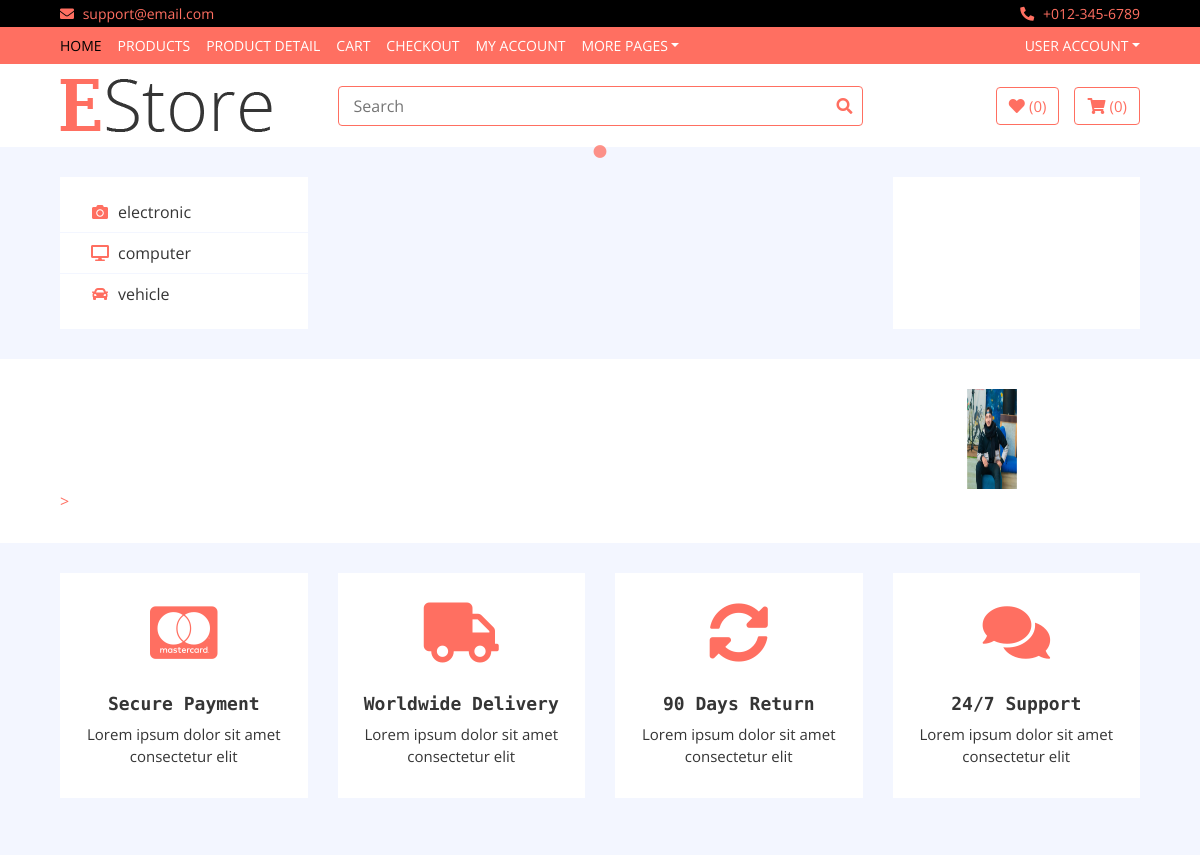
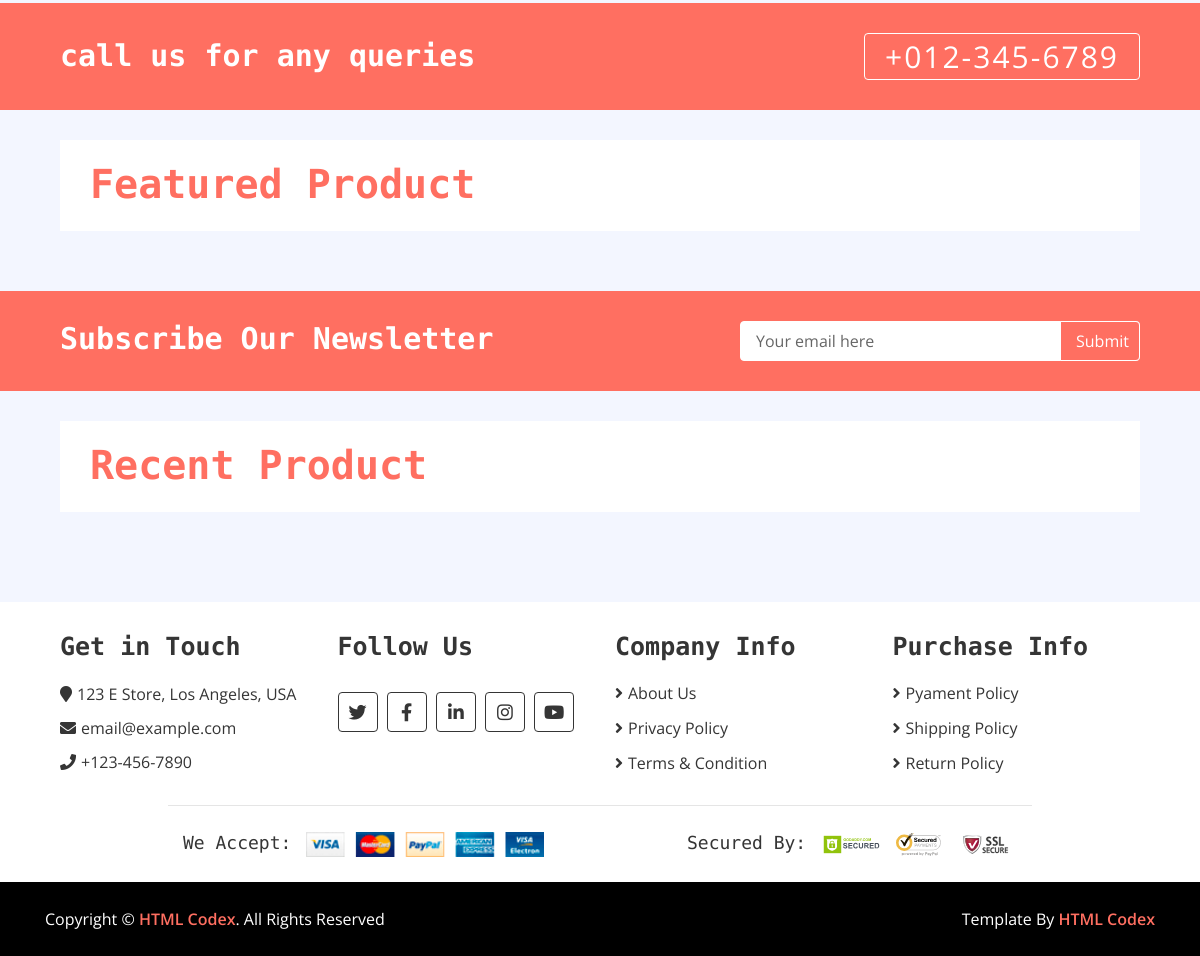
The app's page /, older data (2 pictures, top to bottom).
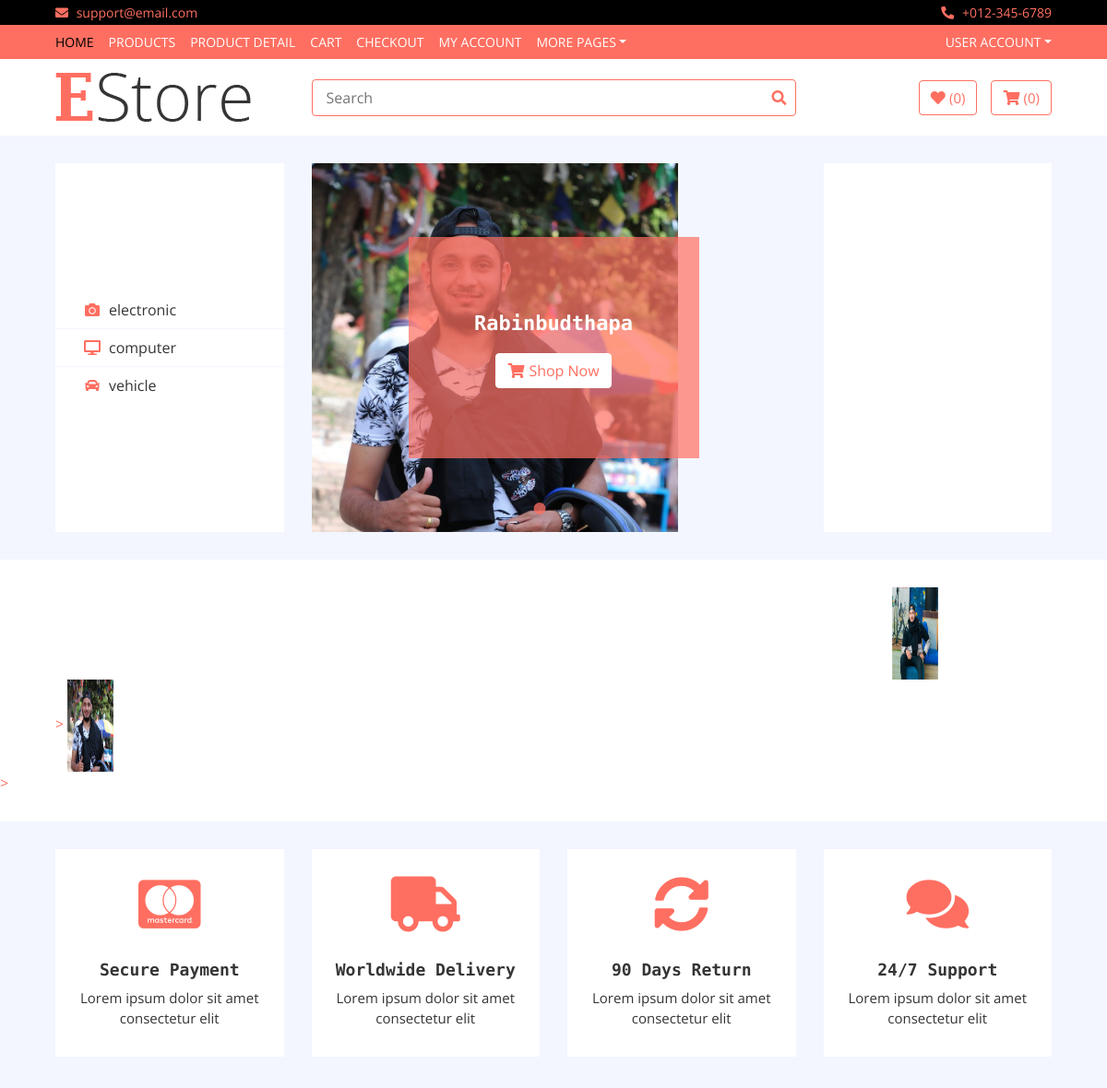
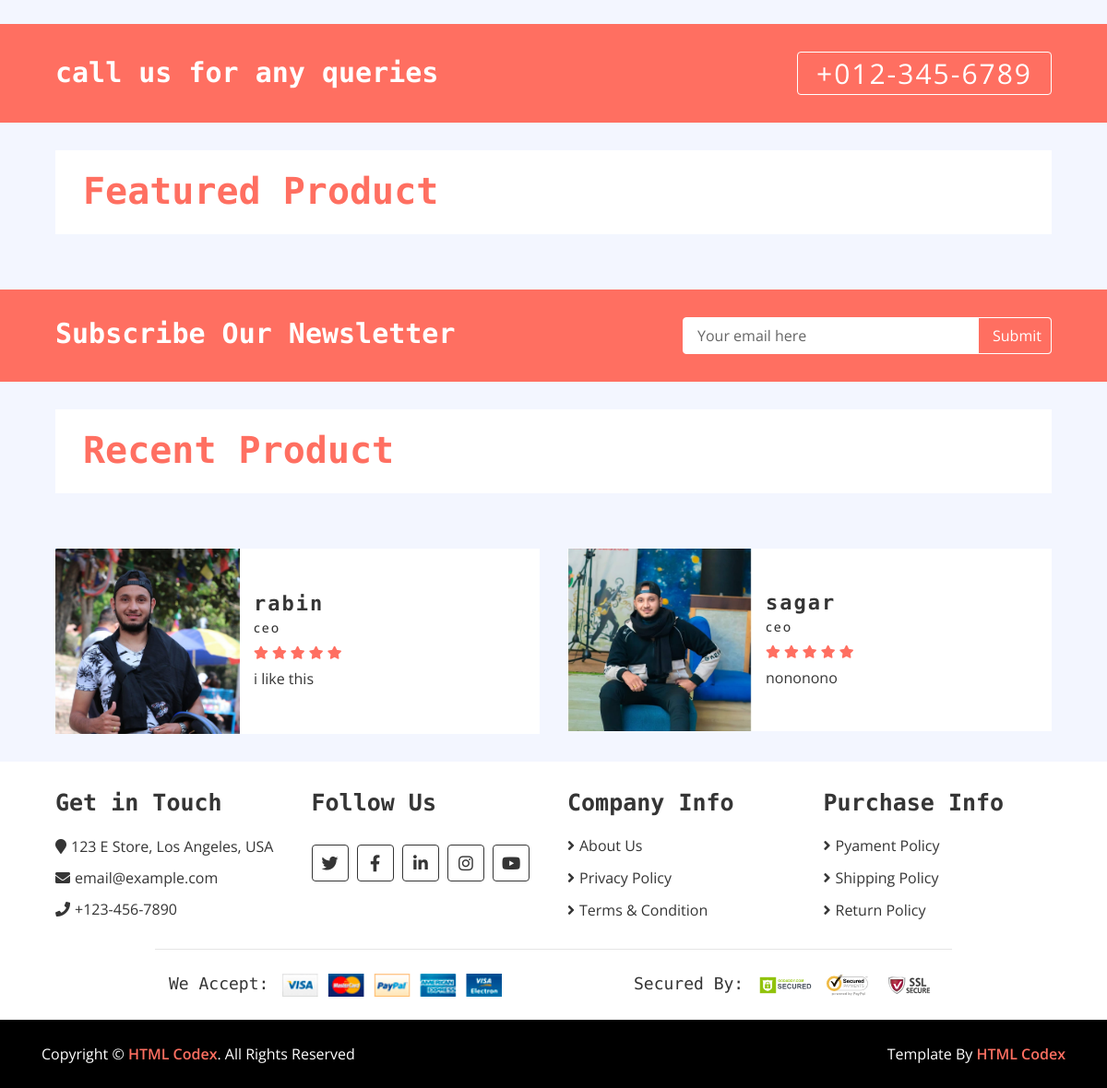
The same page, newer data (2 pictures, top to bottom).
### home/models.py (models this page shows, shortened)
class Category(models.Model):
    name=models.CharField(max_length=200)
    logo=models.CharField(max_length=200,blank=True)
    slug=models.CharField(max_length=500,unique=True)

class Brand(models.Model):
    name = models.CharField(max_length=500)
    image = models.ImageField(upload_to='media')
    rank = models.IntegerField()
    slug = models.CharField(max_length=500, default="")

class Slider(models.Model):
        name=models.CharField(max_length=500)
        image=models.ImageField(upload_to="media")
        description=models.TextField(blank=True)
        rank=models.IntegerField()
        url=models.URLField(blank=True,max_length=500)

class Review(models.Model):
        name=models.CharField(max_length=300)
        post=models.CharField(max_length=300)
        comment=models.TextField()
        image=models.ImageField(upload_to="media")

### home/views.py (the view)
# urls.py: path('',HomeView.as_view(),name='home'),
class HomeView(Base):
    def get(self,request):
        self.views['categories']=Category.objects.all()
        self.views['brands']=Brand.objects.all()
        self.views['sliders']=Slider.objects.all()
        self.views['reviews'] = Review.objects.all()
        self.views['hots'] = Product.objects.filter(labels='hot')
        self.views['news'] = Product.objects.filter(labels='new')
        self.views['ads']=Ad.objects.all()
        return render(request,'index.html',self.views)

### templates/index.html (shortened to what this page needs)
{% extends 'base.html'%}
{% load static %}
{% block content %}
        <div class="header">
            <div class="container-fluid">
                <div class="row">
                    <div class="col-md-3">
                        <nav class="navbar bg-light">
                            <ul class="navbar-nav">
                             {% for cat in categories %}
                                <li class="nav-item">
                                    <a class="nav-link" href="/category/{{cat.slug}}"><i class="fa fa-{{cat.logo}}"></i>{{cat.name}}</a>
                                </li>
                             {% endfor %}
                            </ul>
                        </nav>
                    </div>
                    <div class="col-md-6">
                        <div class="header-slider normal-slider">
                            {% for slider in sliders %}
                            <div class="header-slider-item">
                                <img src="{{slider.image.url}}" style = "height: 400px; width: 600pxpx;" alt="Slider Image" />
                                <div class="header-slider-caption">
                                    <p>{{slider.description}}</p>
                                    <a class="btn" href=""><i class="fa fa-shopping-cart"></i>Shop Now</a>
                                </div>
                            </div>
                           {% endfor %}
                        </div>
                    </div>
                    <div class="col-md-3">
                        <div class="header-img">
                        </div>
                    </div>
                </div>
            </div>
        </div>
        <div class="brand">
            <div class="container-fluid">
                <div class="brand-slider">
                          {% for brand in brands %}
                    <a href="/brand/{{brand.slug}}" <div class="brand-item"><img src="{{brand.image.url}}" style="height:100px;width:50px"; alt=""></div>> </a>
                          {% endfor %}
                </div>
            </div>
        <div class="feature">
            <div class="container-fluid">
                <div class="row align-items-center">
                    <div class="col-lg-3 col-md-6 feature-col">
                        <div class="feature-content">
                            <i class="fab fa-cc-mastercard"></i>
                            <h2>Secure Payment</h2>
                            <p>
                                Lorem ipsum dolor sit amet consectetur elit
                            </p>
                        </div>
                    </div>
                    <div class="col-lg-3 col-md-6 feature-col">
                        <div class="feature-content">
                            <i class="fa fa-truck"></i>
                            <h2>Worldwide Delivery</h2>
                            <p>
                                Lorem ipsum dolor sit amet consectetur elit
                            </p>
                        </div>
                    </div>
                    <div class="col-lg-3 col-md-6 feature-col">
                        <div class="feature-content">
                            <i class="fa fa-sync-alt"></i>
                            <h2>90 Days Return</h2>
                            <p>
                                Lorem ipsum dolor sit amet consectetur elit
                            </p>
                        </div>
                    </div>
                    <div class="col-lg-3 col-md-6 feature-col">
                        <div class="feature-content">
                            <i class="fa fa-comments"></i>
                            <h2>24/7 Support</h2>
                            <p>
                                Lorem ipsum dolor sit amet consectetur elit
                            </p>
                        </div>
                    </div>
                </div>
            </div>
        </div>
        <div class="call-to-action">
            <div class="container-fluid">
                <div class="row align-items-center">
                    <div class="col-md-6">
                        <h1>call us for any queries</h1>
                    </div>
                    <div class="col-md-6">
                        <a href="tel:0123456789">+012-345-6789</a>
                    </div>
                </div>
            </div>
        </div>
        <div class="featured-product product">
            <div class="container-fluid">
                <div class="section-header">
                    <h1>Featured Product</h1>
                </div>
            </div>
        </div>
        <div class="newsletter">
            <div class="container-fluid">
                <div class="row">
                    <div class="col-md-6">
                        <h1>Subscribe Our Newsletter</h1>
                    </div>
                    <div class="col-md-6">
                        <div class="form">
                            <input type="email" value="Your email here">
                            <button>Submit</button>
                        </div>
                    </div>
                </div>
            </div>
        </div>
        <div class="recent-product product">
            <div class="container-fluid">
                <div class="section-header">
                    <h1>Recent Product</h1>
                </div>
            </div>
        </div>
        <div class="review">
            <div class="container-fluid">
                <div class="row align-items-center review-slider normal-slider">
                    {% for review in reviews %}
                    <div class="col-md-6">
                        <div class="review-slider-item">
                            <div class="review-img">
                                <img src="{{review.image.url}}" alt="Image">
                            </div>
                            <div class="review-text">
                                <h2>{{review.name}}</h2>
                                <h3>{{review.post}}</h3>
                                <div class="ratting">
                                    <i class="fa fa-star"></i>
                                    <i class="fa fa-star"></i>
                                    <i class="fa fa-star"></i>
                                    <i class="fa fa-star"></i>
                                    <i class="fa fa-star"></i>
                                </div>
                                <p>
                                   {{review.comment}}
                                </p>
                            </div>
                        </div>
                    </div>
                    {% endfor %}
                </div>
            </div>
        </div>
{% endblock %}

### templates/base.html (shortened to what this page needs)
<!DOCTYPE html>
{% load static %}
<html lang="en">
    <head>
        <link href="https://stackpath.bootstrapcdn.com/bootstrap/4.4.1/css/bootstrap.min.css" rel="stylesheet">
        <link href="https://cdnjs.cloudflare.com/ajax/libs/font-awesome/5.10.0/css/all.min.css" rel="stylesheet">
        <link href="{% static 'lib/slick/slick.css' %}" rel="stylesheet">
        <link href="{% static 'lib/slick/slick-theme.css' %}" rel="stylesheet">
        <link href="{% static 'css/style.css' %}" rel="stylesheet">
    </head>
    <body>
        <div class="top-bar">
            <div class="container-fluid">
                <div class="row">
                    <div class="col-sm-6">
                        <i class="fa fa-envelope"></i>
                        support@email.com
                    </div>
                    <div class="col-sm-6">
                        <i class="fa fa-phone-alt"></i>
                        +012-345-6789
                    </div>
                </div>
            </div>
        </div>
        <div class="nav">
            <div class="container-fluid">
                <nav class="navbar navbar-expand-md bg-dark navbar-dark">
                    <div class="collapse navbar-collapse justify-content-between" id="navbarCollapse">
                        <div class="navbar-nav mr-auto">
                            <a href="index.html" class="nav-item nav-link active">Home</a>
                            <a href="product-list.html" class="nav-item nav-link">Products</a>
                            <a href="product-detail.html" class="nav-item nav-link">Product Detail</a>
                            <a href="cart.html" class="nav-item nav-link">Cart</a>
                            <a href="checkout.html" class="nav-item nav-link">Checkout</a>
                            <a href="my-account.html" class="nav-item nav-link">My Account</a>
                            <div class="nav-item dropdown">
                                <a href="#" class="nav-link dropdown-toggle" data-toggle="dropdown">More Pages</a>
                            </div>
                        </div>
                        <div class="navbar-nav ml-auto">
                            <div class="nav-item dropdown">
                                <a href="#" class="nav-link dropdown-toggle" data-toggle="dropdown">User Account</a>
                            </div>
                        </div>
                    </div>
                </nav>
            </div>
        </div>
        <div class="bottom-bar">
            <div class="container-fluid">
                <div class="row align-items-center">
                    <div class="col-md-3">
                        <div class="logo">
                            <a href="index.html">
                                <img src="img/logo.png" alt="Logo">
                            </a>
                        </div>
                    </div>
                    <div class="col-md-6">
                        <div class="search">
                            <form action="/search" method="GET" >
                            <input name="query" type="text" placeholder="Search">
                            <button type="submit"><i class="fa fa-search"></i></button>
                            </form>
                        </div>
                    </div>
                    <div class="col-md-3">
                        <div class="user">
                            <a href="wishlist.html" class="btn wishlist">
                                <i class="fa fa-heart"></i>
                                <span>(0)</span>
                            </a>
                            <a href="cart.html" class="btn cart">
                                <i class="fa fa-shopping-cart"></i>
                                <span>(0)</span>
                            </a>
                        </div>
                    </div>
                </div>
            </div>
        </div>
{% block content %}
        {% endblock %}
        <div class="footer">
            <div class="container-fluid">
                <div class="row">
                    <div class="col-lg-3 col-md-6">
                        <div class="footer-widget">
                            <h2>Get in Touch</h2>
                            <div class="contact-info">
                                <p><i class="fa fa-map-marker"></i>123 E Store, Los Angeles, USA</p>
                                <p><i class="fa fa-envelope"></i>email@example.com</p>
                                <p><i class="fa fa-phone"></i>+123-456-7890</p>
                            </div>
                        </div>
                    </div>
                    <div class="col-lg-3 col-md-6">
                        <div class="footer-widget">
                            <h2>Follow Us</h2>
                            <div class="contact-info">
                                <div class="social">
                                    <a href=""><i class="fab fa-twitter"></i></a>
                                    <a href=""><i class="fab fa-facebook-f"></i></a>
                                    <a href=""><i class="fab fa-linkedin-in"></i></a>
                                    <a href=""><i class="fab fa-instagram"></i></a>
                                    <a href=""><i class="fab fa-youtube"></i></a>
                                </div>
                            </div>
                        </div>
                    </div>
                    <div class="col-lg-3 col-md-6">
                        <div class="footer-widget">
                            <h2>Company Info</h2>
                            <ul>
                                <li><a href="#">About Us</a></li>
                                <li><a href="#">Privacy Policy</a></li>
                                <li><a href="#">Terms & Condition</a></li>
                            </ul>
                        </div>
                    </div>
                    <div class="col-lg-3 col-md-6">
                        <div class="footer-widget">
                            <h2>Purchase Info</h2>
                            <ul>
                                <li><a href="#">Pyament Policy</a></li>
                                <li><a href="#">Shipping Policy</a></li>
                                <li><a href="#">Return Policy</a></li>
                            </ul>
                        </div>
                    </div>
                </div>
                <div class="row payment align-items-center">
                    <div class="col-md-6">
                        <div class="payment-method">
                            <h2>We Accept:</h2>
                            <img src="img/payment-method.png" alt="Payment Method" />
                        </div>
                    </div>
                    <div class="col-md-6">
                        <div class="payment-security">
                            <h2>Secured By:</h2>
                            <img src="img/godaddy.svg" alt="Payment Security" />
                            <img src="img/norton.svg" alt="Payment Security" />
                            <img src="img/ssl.svg" alt="Payment Security" />
                        </div>
                    </div>
                </div>
            </div>
        </div>
        <div class="footer-bottom">
            <div class="container">
                <div class="row">
                    <div class="col-md-6 copyright">
                        <p>Copyright &copy; <a href="https://htmlcodex.com">HTML Codex</a>. All Rights Reserved</p>
                    </div>
                    <div class="col-md-6 template-by">
                        <p>Template By <a href="https://htmlcodex.com">HTML Codex</a></p>
                    </div>
                </div>
            </div>
        </div>
    </body>
</html>

Row changes from the older to the newer data that the page shows:
added Slider: image (picture), description "Rabinbudthapa"
added Brand: image (picture)
added Review: image (picture), name "rabin", post "ceo", comment "i like this"
added Review: image (picture), name "sagar", post "ceo", comment "nononono"
